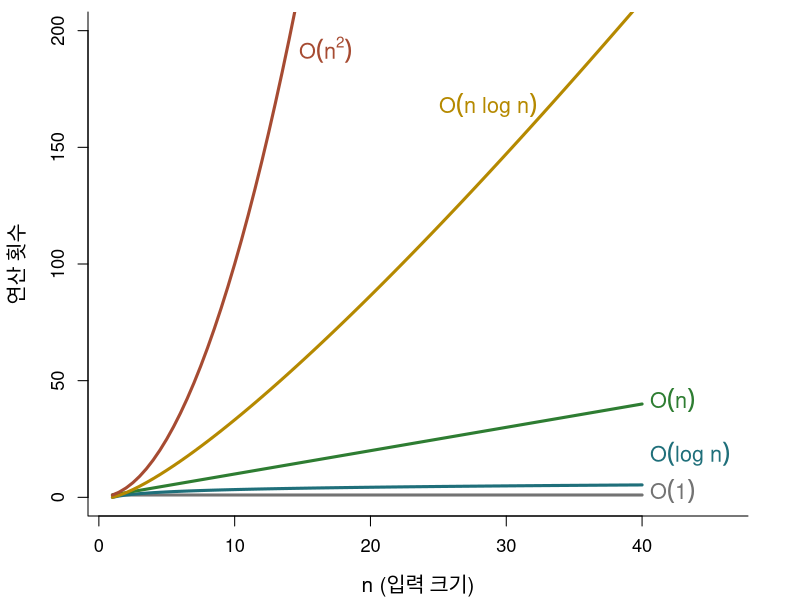
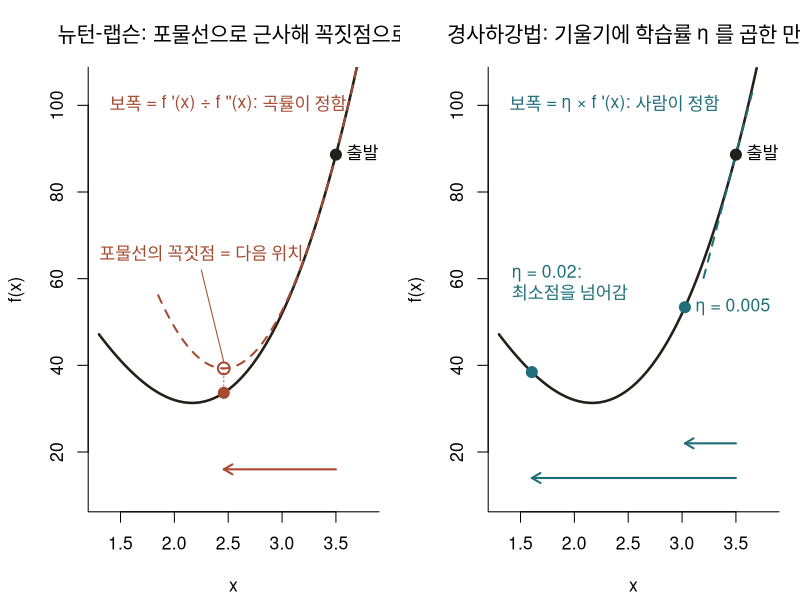
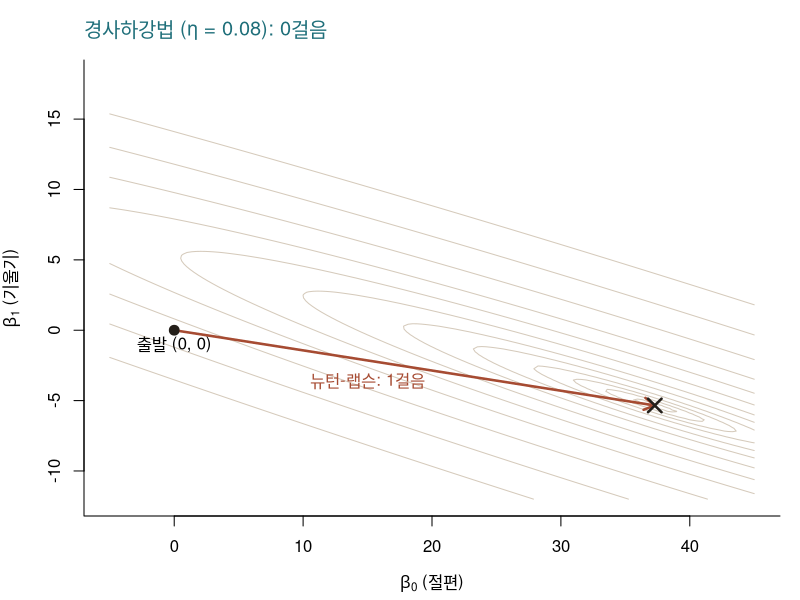
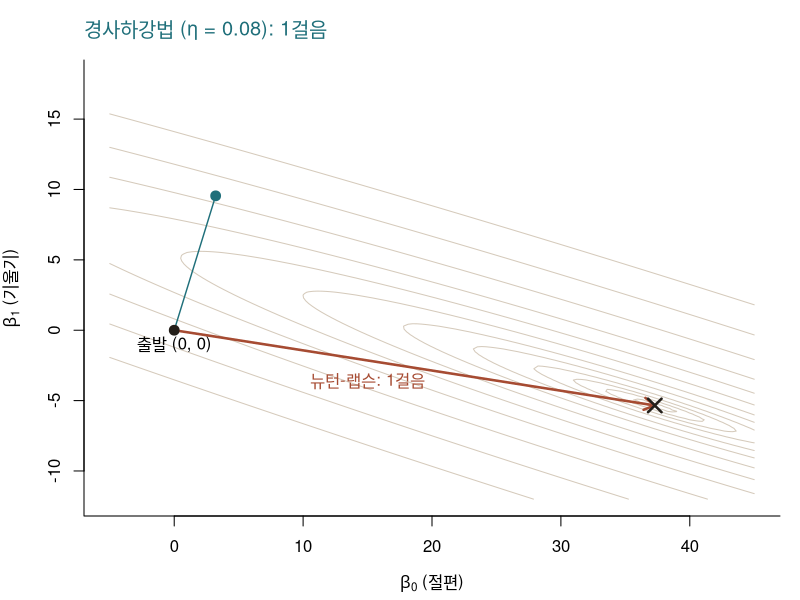
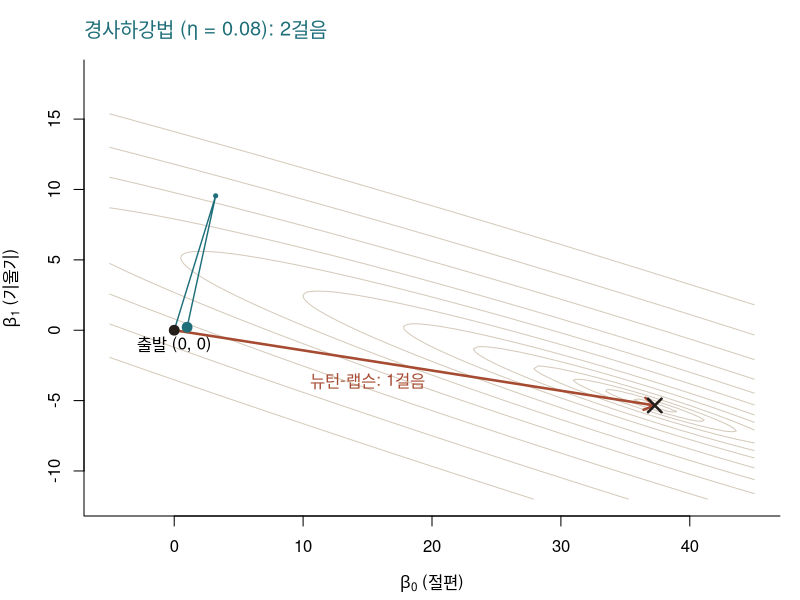
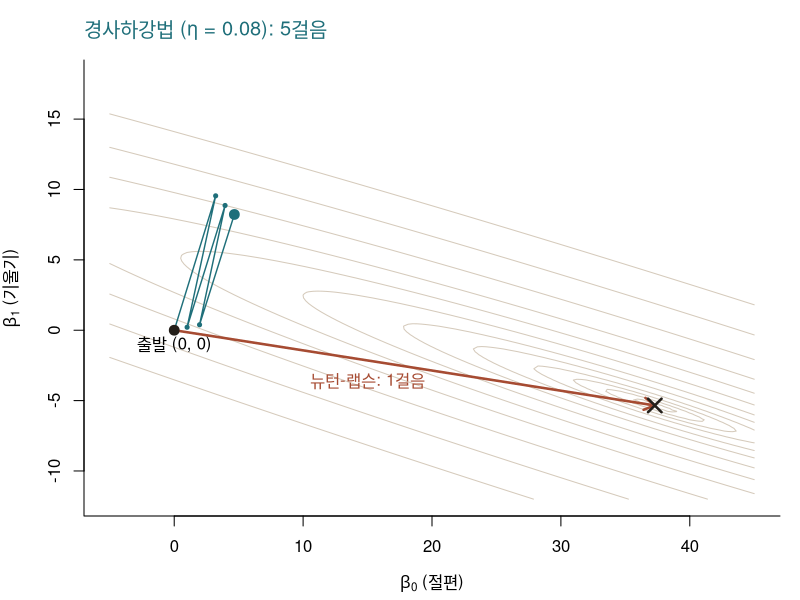
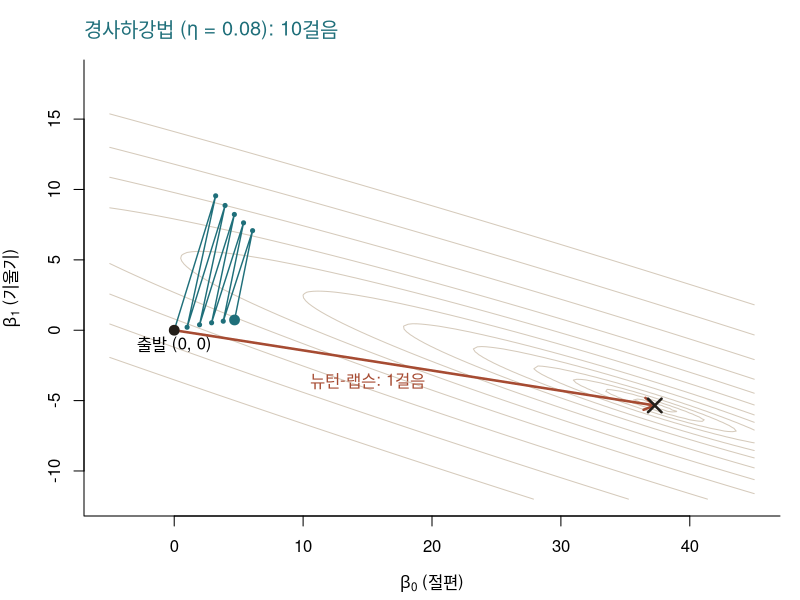
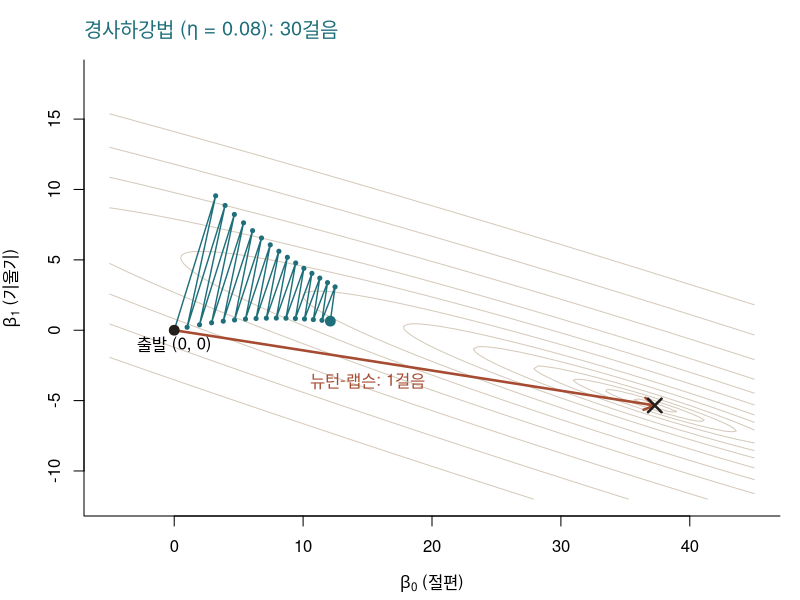

Source code (R) for these figures, in order:
## ---- chunk 1
library(knitr)

# 슬라이드는 폭이 좁다. 출력 폭을 46자로 접는다.
options(linewidth = 46, width = 46)
hook_output <- knitr::knit_hooks$get("output")
knit_hooks$set(output = function(x, options) {
  if (!is.null(n <- options$linewidth)) {
    x <- knitr:::split_lines(x)
    if (any(nchar(x) > n)) x <- strwrap(x, width = n)
    x <- paste(x, collapse = "\n")
  }
  hook_output(x, options)
})
## ---- chunk 2
half_count <- function(pages) {
  count <- 0
  while (pages > 1) {
    pages <- ceiling(pages / 2)   # 없는 쪽 절반을 버림
    count <- count + 1
  }
  count
}
sapply(c(1000, 10000, 1e6), half_count)
## ---- chunk 3
clean_room <- function(n_row, n_col) {
  visit <- matrix(0L, n_row, n_col)  # 청소 순서
  step <- 0L
  for (i in seq_len(n_row)) {          # 1. 한 줄씩
    cols <- seq_len(n_col)
    if (i %% 2 == 0) cols <- rev(cols) # 3. 방향 반대로
    for (j in cols) {                  # 2. 줄 끝까지
      step <- step + 1L
      visit[i, j] <- step
    }
  }
  visit                                # 4. 멈춤
}
clean_room(4, 6)
## ---- chunk 4
prealloc_vec <- function(n) {
  x <- numeric(n)
  for (i in seq_len(n)) x[i] <- i
  x
}
grow_vec <- function(n) {
  x <- NULL
  for (i in seq_len(n)) x <- c(x, i)
  x
}
## ---- chunk 5
identical(prealloc_vec(1000), as.numeric(grow_vec(1000)))
## ---- chunk 6
#| output-location: fragment
n <- 50000
data.frame(
  방식 = c("사전 할당", "이어 붙이기"),
  초 = c(system.time(prealloc_vec(n))[["elapsed"]],
         system.time(grow_vec(n))[["elapsed"]])
)
## ---- chunk 7
n <- c(10, 100, 1000, 1e6)
fmt <- function(x) format(x, big.mark = ",", scientific = FALSE)
tab <- data.frame(
  n = fmt(n),
  o1 = c("1", "1", "1", "1"),
  ologn = c("3", "7", "10", "20"),
  on = fmt(n),
  onlogn = fmt(round(n * log2(n))),
  on2 = c(fmt(n[1:3]^2), "1e+12"),
  o2n = c("1,024", "1.3e+30", "1.1e+301", "9.9e+301029")
)
names(tab) <- c("n", "O(1)", "O(log n)", "O(n)", "O(n log n)", "O(n^2)", "O(2^n)")
kable(tab, align = rep("r", 7))
## ---- chunk 8
op <- par(mar = c(4.2, 4.4, 0.6, 2.6))
nn <- seq(1, 40, by = 0.5)
plot(range(nn), c(0, 200), xlim = c(1, 46), type = "n", xlab = "n (입력 크기)",
     ylab = "연산 횟수", bty = "l", cex.lab = 1.25, cex.axis = 1.1)
lines(nn, rep(1, length(nn)), lwd = 3, col = "grey45")
lines(nn, log2(nn), lwd = 3, col = "#1F6F7A")
lines(nn, nn, lwd = 3, col = "#2E7D32")
lines(nn, nn * log2(nn), lwd = 3, col = "#B58900")
lines(nn, nn^2, lwd = 3, col = "#A64B32")
text(40, 1, expression(O(1)), pos = 4, offset = 0.4, col = "grey45", cex = 1.3)
text(40, 17, expression(O(log~n)), pos = 4, offset = 0.4, col = "#1F6F7A", cex = 1.3)
text(40, 40, expression(O(n)), pos = 4, offset = 0.4, col = "#2E7D32", cex = 1.3)
text(33, 33 * log2(33), expression(O(n~log~n)), pos = 2, col = "#B58900", cex = 1.3)
text(14, 190, expression(O(n^2)), pos = 4, col = "#A64B32", cex = 1.3)
par(op)
## ---- chunk 9
recursive_sum <- function(n) {
  if (n == 1) return(n)      # 1. 종료 조건
  n + recursive_sum(n - 1)   # 2. 작게 호출, 3. n 을 더함
}
## ---- chunk 10
#| collapse: true
recursive_sum(3)
recursive_sum(10)      # 1 + 2 + ... + 10
## ---- chunk 11
sum_trace <- function(n, depth = 0) {
  pad <- strrep("  ", depth)          # 깊이만큼 들여쓰기
  cat(pad, "S(", n, ") 호출\n", sep = "")
  if (n == 1) s <- n                  # 1. 종료 조건
  else s <- n + sum_trace(n - 1, depth + 1)   # 2, 3
  cat(pad, "S(", n, ") = ", s, " 반환\n", sep = "")
  s
}
sum_trace(3)
## ---- chunk 12
#| output-location: fragment
tryCatch(recursive_sum(0),
         error = function(e) cat("오류:", conditionMessage(e), "\n"))
## ---- chunk 13
recursive_sum2 <- function(n) {
  if (n <= 1) return(n)          # 1. 종료 조건: 1 이하
  n + recursive_sum2(n - 1)      # 2, 3. 작게 호출, 더함
}
c(recursive_sum2(0), recursive_sum2(1), recursive_sum2(100))
## ---- chunk 14
#| collapse: true
factorial_manual <- function(n) {
  if (n == 0) return(1)          # 1. 종료 조건
  n * factorial_manual(n - 1)    # 2. 작게 호출, 3. 곱함
}
factorial_manual(4)
all(sapply(0:10, factorial_manual) == factorial(0:10))
## ---- chunk 15
#| collapse: true
move_hanoi <- function(k, from, to, via) {
  if (k == 1) {                                        # 1.
    cat(sprintf("원판 1: %s -> %s\n", from, to))
  } else {
    move_hanoi(k - 1, from = from, to = via, via = to) # 2.
    cat(sprintf("원판 %d: %s -> %s\n", k, from, to))    # 3.
    move_hanoi(k - 1, from = via, to = to, via = from) # 4.
  }
}
move_hanoi(3, "A", "C", "B")
## ---- chunk 16
#| output-location: fragment
recursive_sum2(1000)                     # 깊이 1000: 정상

tryCatch(recursive_sum2(5000),           # 깊이 5000: 중첩 한계
         error = function(e) cat("오류:", conditionMessage(e), "\n"))
## ---- chunk 17
#| collapse: true
iterative_sum <- function(n) {
  s <- 0                          # 누적 변수 하나: O(1)
  for (i in seq_len(n)) s <- s + i
  s
}
iterative_sum(5000)               # 깊이 제한 없음
## ---- chunk 18
linear_search <- function(target, vec) {
  for (i in seq_along(vec)) {         # 1. 하나씩
    if (vec[i] == target) return(i)   # 2. 찾으면 위치
  }
  NA_integer_                         # 3. 끝까지 없음
}
## ---- chunk 19
#| collapse: true
v8 <- c(3, 8, 15, 21, 30, 42, 57, 64)
linear_search(42, v8)          # 6번 비교
linear_search(10, v8)          # 8번 모두 비교
linear_search(10, numeric(0))  # 빈 벡터
## ---- chunk 20
binary_search <- function(target, ovec, verbose = FALSE) {
  lo <- 1L; hi <- length(ovec)
  while (lo <= hi) {
    mid <- (lo + hi) %/% 2L
    if (verbose) cat(sprintf("lo=%d hi=%d mid=%d 값=%g\n",
                             lo, hi, mid, ovec[mid]))
    if (ovec[mid] == target) return(mid)
    if (ovec[mid] > target) hi <- mid - 1L
    else lo <- mid + 1L
  }
  NA_integer_
}
## ---- chunk 21
#| collapse: true
binary_search(57, v8, verbose = TRUE)
binary_search(10, v8, verbose = TRUE)
## ---- chunk 22
#| collapse: true
u8 <- c(3, 8, 15, 64, 30, 42, 57, 21)
binary_search(21, u8, verbose = TRUE)
which(u8 == 21)
## ---- chunk 23
rbinary_search <- function(target, ovec, minL, maxL) {
  if (maxL <= minL) return(NA_integer_)
  midL <- floor((minL + maxL) / 2)
  if (ovec[midL] > target) {
    rbinary_search(target, ovec, minL, midL - 1)
  } else if (ovec[midL] < target) {
    rbinary_search(target, ovec, midL + 1, maxL)
  } else {
    return(midL)
  }
}
set.seed(1)
x <- sort(sample(1:100, 20))
## ---- chunk 24
#| collapse: true
# 3.2 의 반복문 구현
all(sapply(x, binary_search, ovec = x) == seq_along(x))

# 재귀 구현
found <- sapply(x, rbinary_search, ovec = x,
                minL = 1, maxL = length(x))
sum(is.na(found))
which(is.na(found))
## ---- chunk 25
#| collapse: true
rbinary_search2 <- function(target, ovec, lo = 1L, hi = length(ovec)) {
  if (lo > hi) return(NA_integer_)          # 탐색 범위가 비었을 때만 종료
  mid <- (lo + hi) %/% 2L
  if (ovec[mid] == target) mid
  else if (ovec[mid] > target) rbinary_search2(target, ovec, lo, mid - 1L)
  else rbinary_search2(target, ovec, mid + 1L, hi)
}
all(sapply(x, rbinary_search2, ovec = x) == seq_along(x))   # 전수 검사
c(rbinary_search2(5, numeric(0)),     # 경계 사례: 빈 벡터,
  rbinary_search2(5, 5),              # 길이 1 인 벡터,
  rbinary_search2(101, x))            # 없는 값
## ---- chunk 26
count_linear <- function(target, vec) {
  n <- 0L
  for (i in seq_along(vec)) { n <- n + 1L; if (vec[i] == target) return(n) }
  n
}
count_binary <- function(target, ovec) {
  lo <- 1L; hi <- length(ovec); n <- 0L
  while (lo <= hi) {
    n <- n + 1L
    mid <- (lo + hi) %/% 2L
    if (ovec[mid] == target) return(n)
    if (ovec[mid] > target) hi <- mid - 1L else lo <- mid + 1L
  }
  n
}
set.seed(1)
sizes <- c(100, 1000, 10000)
cmp <- t(sapply(sizes, function(n) {
  v <- seq_len(n); ks <- sample(v, 100)
  c(선형 = mean(sapply(ks, count_linear, vec = v)),
    이진 = mean(sapply(ks, count_binary, ovec = v)))
}))
kable(data.frame(n = format(sizes, big.mark = ","), round(cmp, 1)), align = "r")
## ---- chunk 27
bubble_sort <- function(x) {
  n <- length(x)
  if (n < 2) return(x)
  for (i in seq_len(n - 1)) {
    for (j in seq_len(n - i)) {
      if (x[j] > x[j + 1]) {
        temp <- x[j]
        x[j] <- x[j + 1]
        x[j + 1] <- temp
      }
    }
  }
  x
}
## ---- chunk 28
#| collapse: true
v6 <- c(5, 2, 4, 6, 1, 3)
bubble_sort(v6)
set.seed(1234); v <- sample(1:100, 15)
identical(bubble_sort(v), sort(v))     # 내장 sort() 와 대조
## ---- chunk 29
insertion_sort <- function(x) {
  n <- length(x)
  if (n < 2) return(x)
  for (i in 2:n) {
    key <- x[i]
    j <- i - 1
    while (j >= 1 && x[j] > key) {
      x[j + 1] <- x[j]
      j <- j - 1
    }
    x[j + 1] <- key
  }
  x
}
## ---- chunk 30
#| collapse: true
insertion_sort(v6)
identical(insertion_sort(v), sort(v))
## ---- chunk 31
smerge <- function(left, right) {
  temp <- numeric(length(left) + length(right))  # 1. 결과 자리
  l <- r <- 1L                                   # 1. 두 맨 앞
  for (i in seq_along(temp)) {                   # 2. 자리마다
    if (r > length(right) ||                     # 2. 오른쪽이 바닥났거나
        (l <= length(left) && left[l] <= right[r])) {  #    왼쪽 ≤ 오른쪽
      temp[i] <- left[l]; l <- l + 1L            #    왼쪽에서 꺼냄
    } else {                                     # 3.
      temp[i] <- right[r]; r <- r + 1L           #    오른쪽에서 꺼냄
    }
  }
  temp
}
## ---- chunk 32
#| collapse: true
smerge(c(2, 4, 5), c(1, 3, 6))          # 손 추적과 대조
smerge(c(1, 4, 9), c(2, 3, 10))
smerge(numeric(0), c(1, 3))             # 경계: 한쪽이 빈 벡터
## ---- chunk 33
#| collapse: true
merge_sort <- function(x) {
  n <- length(x)
  if (n <= 1) return(x)                   # 1. 종료 조건
  mid <- n %/% 2L                         # 2. 반으로 나눔
  left  <- merge_sort(x[1:mid])           # 3. 앞 절반 재귀
  right <- merge_sort(x[(mid + 1):n])     # 3. 뒤 절반 재귀
  smerge(left, right)                     # 4. 합치기
}
merge_sort(v6)
identical(merge_sort(v), as.numeric(sort(v)))
## ---- chunk 34
quick_sort <- function(x) {
  if (length(x) <= 1) return(x)
  pivot <- x[1]
  small <- x[x < pivot]
  same  <- x[x == pivot]
  big   <- x[x > pivot]
  c(quick_sort(small), same, quick_sort(big))
}
## ---- chunk 35
quick_trace <- function(x, depth = 0) {
  if (length(x) <= 1) return(x)
  pivot <- x[1]
  small <- x[x < pivot]
  big <- x[x > pivot]
  cat(strrep("  ", depth), "[", paste(small, collapse = " "), "] ", pivot,
      " [", paste(big, collapse = " "), "]\n", sep = "")
  c(quick_trace(small, depth + 1), x[x == pivot], quick_trace(big, depth + 1))
}
## ---- chunk 36
#| collapse: true
quick_sort(v6)
identical(quick_sort(v), sort(v))
res <- quick_trace(v6)    # [작은 무리] 기준값 [큰 무리]
## ---- chunk 37
res <- quick_trace(1:6)
## ---- chunk 38
#| output-location: fragment
set.seed(1)
identical(quick_sort(sample(5000)), 1:5000)
tryCatch(quick_sort(1:5000),
         error = function(e) conditionMessage(e))
## ---- chunk 39
bubble_count <- function(x) {
  n <- length(x); cnt <- 0
  for (i in seq_len(n - 1)) for (j in seq_len(n - i)) {
    cnt <- cnt + 1
    if (x[j] > x[j + 1]) { temp <- x[j]; x[j] <- x[j + 1]; x[j + 1] <- temp }
  }
  cnt
}
insertion_count <- function(x) {
  n <- length(x); cnt <- 0
  if (n < 2) return(cnt)
  for (i in 2:n) {
    key <- x[i]; j <- i - 1
    while (j >= 1) {
      cnt <- cnt + 1
      if (x[j] <= key) break
      x[j + 1] <- x[j]; j <- j - 1
    }
    x[j + 1] <- key
  }
  cnt
}
merge_count <- function(x) {
  sort_count <- function(x) {
    n <- length(x)
    if (n <= 1) return(list(x = x, cnt = 0))
    mid <- n %/% 2L
    a <- sort_count(x[1:mid]); b <- sort_count(x[(mid + 1):n])
    left <- a$x; right <- b$x
    out <- numeric(n); l <- r <- 1L; cnt <- a$cnt + b$cnt
    for (i in seq_len(n)) {
      both <- l <= length(left) && r <= length(right)
      if (both) cnt <- cnt + 1
      if ((both && left[l] <= right[r]) || r > length(right)) {
        out[i] <- left[l]; l <- l + 1L
      } else {
        out[i] <- right[r]; r <- r + 1L
      }
    }
    list(x = out, cnt = cnt)
  }
  sort_count(x)$cnt
}
quick_count <- function(x) {
  if (length(x) <= 1) return(0)
  pivot <- x[1]
  (length(x) - 1) + quick_count(x[x < pivot]) + quick_count(x[x > pivot])
}
set.seed(1234)
sizes <- c(500, 1000, 2000)
cnt <- t(sapply(sizes, function(n) {
  v <- sample(n)
  c(bubble_count(v), insertion_count(v), merge_count(v), quick_count(v))
}))
f2 <- function(x) format(x, big.mark = ",", scientific = FALSE)
kable(data.frame(
  n = f2(sizes),
  버블 = f2(cnt[, 1]),
  `n(n-1)/2` = f2(sizes * (sizes - 1) / 2),
  삽입 = f2(cnt[, 2]),
  `n²/4` = f2(sizes^2 / 4),
  병합 = f2(cnt[, 3]),
  퀵 = f2(cnt[, 4]),
  `n log₂n` = f2(round(sizes * log2(sizes))),
  check.names = FALSE), align = "r")
## ---- chunk 40
set.seed(1234)
tm <- t(sapply(sizes, function(n) {
  v <- sample(n)
  c(버블 = system.time(bubble_sort(v))[["elapsed"]],
    삽입 = system.time(insertion_sort(v))[["elapsed"]],
    병합 = system.time(merge_sort(v))[["elapsed"]],
    퀵 = system.time(quick_sort(v))[["elapsed"]])
}))
kable(data.frame(n = f2(sizes), tm), align = "r")
## ---- chunk 41
set.seed(1234)
n <- 1000
inputs <- list(무작위 = sample(n), 정렬됨 = 1:n, 역순 = n:1)
tab <- t(sapply(inputs, function(v) {
  c(버블 = bubble_count(v), 삽입 = insertion_count(v),
    병합 = merge_count(v), 퀵 = quick_count(v))
}))
kable(data.frame(입력 = names(inputs), apply(tab, 2, f2),
                 check.names = FALSE), align = "lrrrr", row.names = FALSE)
## ---- chunk 42
newton <- function(f, fp, x0, tol = 1e-8, max_iter = 50) {
  x <- x0
  path <- matrix(x0, nrow = 1)
  for (iter in seq_len(max_iter)) {
    step <- as.vector(solve(fp(x), f(x)))
    x <- x - step
    path <- rbind(path, x)
    if (max(abs(step)) < tol) break
  }
  list(x = x, iter = iter, path = unname(path))
}
## ---- chunk 43
#| collapse: true
f  <- function(x) 5 * x^3 - 7 * x^2 - 40 * x + 100
fp <- function(x) 15 * x^2 - 14 * x - 40   # 손으로 미분
r <- newton(f, fp, x0 = -5)
r$x
r$iter
f(r$x)                                      # 해에서 f 는 0 인가
## ---- chunk 44
data.frame(반복 = 0:r$iter, x = r$path[, 1],
           fx = f(r$path[, 1]))
## ---- chunk 45
#| collapse: true
roots <- polyroot(c(100, -40, -7, 5))
Re(roots)[abs(Im(roots)) < 1e-8]     # 실근만
## ---- chunk 46
t(sapply(c(-5, -1, 0, 1, 5), function(x0) {
  r <- newton(f, fp, x0)
  c(x0 = x0, x = r$x, iter = r$iter, fx = f(r$x))
}))
## ---- chunk 47
#| collapse: true
fpp <- function(x) 30 * x - 14       # 손으로 구한 f''
D(D(body(f), "x"), "x")              # 기호 미분과 대조
t(sapply(c(-5, -1, 0, 1, 5), function(x0) {
  r <- newton(fp, fpp, x0)           # f, fp 자리에 fp, fpp
  c(x0 = x0, x = r$x, iter = r$iter, f2 = fpp(r$x))
}))
## ---- chunk 48
#| collapse: true
X <- cbind(1, mtcars$wt)                 # 첫 열 = 절편
y <- mtcars$mpg
grad_S <- function(b) -2 * t(X) %*% (y - X %*% b)
hess_S <- function(b) 2 * t(X) %*% X     # b 가 없다
r <- newton(grad_S, hess_S, c(0, 0))
r$path                                   # 0, 1, 2번째 위치
## ---- chunk 49
#| output-location: fragment
coef(lm(mpg ~ wt, data = mtcars))
## ---- chunk 50
#| collapse: true
am <- mtcars$am
prob <- function(b) as.vector(1 / (1 + exp(-X %*% b)))
grad_l <- function(b) t(X) %*% (am - prob(b))      # 기울기
hess_l <- function(b) {                            # 헤세 행렬
  p <- prob(b)
  -t(X) %*% (X * (p * (1 - p)))   # X 의 각 행에 p(1-p) 를 곱함
}
r_logit <- newton(grad_l, hess_l, c(0, 0))
r_logit$x
r_logit$iter
## ---- chunk 51
loglik <- function(b) sum(am * log(prob(b)) + (1 - am) * log(1 - prob(b)))
P <- r_logit$path
kable(data.frame(
  반복 = 0:r_logit$iter, b0 = sprintf("%.6f", P[, 1]), b1 = sprintf("%.6f", P[, 2]),
  로그가능도 = sprintf("%.6f", apply(P, 1, loglik)),
  갱신폭 = c("출발점", sprintf("%.1e", apply(abs(diff(P)), 1, max)))), align = "rrrrr")
## ---- chunk 52
#| output-location: fragment
fit <- glm(am ~ wt, family = binomial,
           data = mtcars)
coef(fit)
## ---- chunk 53
brick <- "#A64B32"; teal <- "#1F6F7A"; ink <- "#241F1A"

# 1차원: 5.4 의 f(x) 에서 한 걸음
f1   <- function(x) 5 * x^3 - 7 * x^2 - 40 * x + 100
f1p  <- function(x) 15 * x^2 - 14 * x - 40
f1pp <- function(x) 30 * x - 14

# 2차원: 5.5 의 회귀, 평균제곱오차의 등고선과 경로
gd_X <- cbind(1, mtcars$wt); gd_y <- mtcars$mpg
gd_grad <- function(b) as.vector(-2 / nrow(gd_X) * t(gd_X) %*% (gd_y - gd_X %*% b))
gd_bhat <- as.vector(solve(t(gd_X) %*% gd_X, t(gd_X) %*% gd_y))
gd_walk <- function(eta, steps) {
  path <- matrix(0, steps + 1, 2)
  for (k in seq_len(steps)) path[k + 1, ] <- path[k, ] - eta * gd_grad(path[k, ])
  path
}
gd_b0 <- seq(-5, 45, length.out = 150)
gd_b1 <- seq(-12, 18, length.out = 150)
gd_mse <- outer(gd_b0, gd_b1, Vectorize(function(a, b) mean((gd_y - a - b * mtcars$wt)^2)))
gd_draw <- function(path, k, eta, note = "") {
  op <- par(mar = c(4.2, 4.2, 3, 1))
  on.exit(par(op))
  contour(gd_b0, gd_b1, gd_mse, levels = c(9, 10, 12, 16, 25, 40, 70, 120, 200, 350, 600, 1000),
          drawlabels = FALSE, col = "#D5CABB", bty = "l",
          xlab = expression(beta[0] * " (절편)"), ylab = expression(beta[1] * " (기울기)"))
  title(main = sprintf("경사하강법 (η = %s): %s걸음%s", eta, format(k, big.mark = ","), note),
        col.main = teal, font.main = 1, adj = 0)
  arrows(0, 0, gd_bhat[1], gd_bhat[2], length = 0.12, lwd = 2.5, col = brick)
  text(15, -3.6, "뉴턴-랩슨: 1걸음", col = brick)
  if (k > 0) {
    lines(path[1:(k + 1), 1], path[1:(k + 1), 2], col = teal, lwd = 1.4)
    points(path[2:(k + 1), 1], path[2:(k + 1), 2], col = teal, pch = 19, cex = 0.55)
    points(path[k + 1, 1], path[k + 1, 2], col = teal, pch = 19, cex = 1.3)
  }
  points(0, 0, pch = 19, col = ink, cex = 1.3)
  text(0, 0, "출발 (0, 0)", pos = 1)
  points(gd_bhat[1], gd_bhat[2], pch = 4, col = ink, cex = 1.8, lwd = 2.5)
}
## ---- chunk 54
op <- par(mfrow = c(1, 2), mar = c(4.2, 4.2, 3.2, 1), cex = 1.05)
x0 <- 3.5
xs <- seq(1.3, 3.8, length.out = 300)
plot(xs, f1(xs), type = "l", lwd = 2.5, col = ink, ylim = c(10, 105), xlab = "x", ylab = "f(x)",
     bty = "l", main = "뉴턴-랩슨: 포물선으로 근사해 꼭짓점으로", font.main = 1)
q <- function(x) f1(x0) + f1p(x0) * (x - x0) + f1pp(x0) / 2 * (x - x0)^2
xq <- seq(1.85, 3.75, length.out = 200)
lines(xq, q(xq), lty = 2, lwd = 2, col = brick)
x1 <- x0 - f1p(x0) / f1pp(x0)
segments(x1, q(x1), x1, f1(x1), lty = 3, col = brick)
points(x1, q(x1), pch = 1, col = brick, cex = 1.5, lwd = 2)
points(c(x0, x1), f1(c(x0, x1)), pch = 19, col = c(ink, brick), cex = 1.4)
text(x0, f1(x0), "출발점", pos = 4)
segments(x1, q(x1) + 1.5, 2.25, 62, col = brick)
text(2.25, 62, "포물선의 꼭짓점 = 다음 위치", pos = 3, col = brick)
arrows(x0, 16, x1, 16, length = 0.1, lwd = 2, col = brick)
text(1.3, 100, "보폭 = f '(x) ÷ f ''(x): 곡률이 정함", pos = 4, col = brick)

plot(xs, f1(xs), type = "l", lwd = 2.5, col = ink, ylim = c(10, 105), xlab = "x", ylab = "f(x)",
     bty = "l", main = "경사하강법: 기울기에 학습률 η 를 곱한 만큼", font.main = 1)
xt <- seq(x0 - 0.3, x0 + 0.15, length.out = 20)
lines(xt, f1(x0) + f1p(x0) * (xt - x0), lty = 2, lwd = 2, col = teal)
x_small <- x0 - 0.005 * f1p(x0)
x_big <- x0 - 0.02 * f1p(x0)
points(c(x0, x_small, x_big), f1(c(x0, x_small, x_big)), pch = 19, col = c(ink, teal, teal), cex = 1.4)
text(x0, f1(x0), "출발점", pos = 4)
text(x_small, f1(x_small), "η = 0.005", pos = 4, col = teal)
text(1.32, 58, "η = 0.02:\n최소점을 넘어감", pos = 4, col = teal)
arrows(x0, 22, x_small, 22, length = 0.1, lwd = 2, col = teal)
arrows(x0, 14, x_big, 14, length = 0.1, lwd = 2, col = teal)
text(1.3, 100, "보폭 = η × f '(x): 사람이 정함", pos = 4, col = teal)
par(op)
## ---- chunk 55
path08 <- gd_walk(0.08, 1272)
path09 <- gd_walk(0.09, 7)
frames <- list(list(path08, 0, "0.08", ""), list(path08, 1, "0.08", ""), list(path08, 2, "0.08", ""),
               list(path08, 5, "0.08", ""), list(path08, 10, "0.08", ""), list(path08, 30, "0.08", ""),
               list(path08, 100, "0.08", ""), list(path08, 400, "0.08", ""), list(path08, 1272, "0.08", ""),
               list(path09, 2, "0.09", ", 튀는 폭이 커짐"), list(path09, 4, "0.09", ", 튀는 폭이 커짐"),
               list(path09, 7, "0.09", ", 튀는 폭이 커짐"))
cat("::: {.r-stack}\n")
for (i in seq_along(frames)) {
  fr <- frames[[i]]
  file <- knitr::fig_path(sprintf("frame-%02d.png", i))
  dir.create(dirname(file), recursive = TRUE, showWarnings = FALSE)
  png(file, width = 944, height = 580, res = 132)
  gd_draw(fr[[1]], fr[[2]], fr[[3]], fr[[4]])
  dev.off()
  attrs <- if (i == 1) "" else sprintf(' .fragment fragment-index="%d"', i - 1)
  cat(sprintf('![](%s){width="100%%"%s}\n\n', file, attrs))
}
cat(":::\n")
## ---- chunk 56
gd_ls <- function(X, y, eta, beta = c(0, 0), tol = 1e-6, max_iters = 1e5) {
  n <- nrow(X)
  for (iter in seq_len(max_iters)) {
    g <- as.vector(-2 / n * t(X) %*% (y - X %*% beta))
    if (sqrt(sum(g^2)) < tol) break
    beta <- beta - eta * g
    if (max(abs(beta)) > 1e6) return(c(eta, NA, NA, NA))
  }
  c(eta, iter, beta)
}
res <- t(sapply(c(0.01, 0.05, 0.08, 0.09), function(eta) gd_ls(X, y, eta)))
kable(data.frame(학습률 = res[, 1],
                 걸음 = ifelse(is.na(res[, 2]), "발산", f2(res[, 2])),
                 b0 = ifelse(is.na(res[, 3]), "", sprintf("%.4f", res[, 3])),
                 b1 = ifelse(is.na(res[, 4]), "", sprintf("%.4f", res[, 4]))),
      align = "rrrr")
## ---- chunk 57
# 생성: Claude Opus 5, 2026-09-11. 수정 없이 그대로 수록.
binary_search_rec <- function(vec, target, lo = 1, hi = length(vec)) {
  if (lo > hi) return(NA_integer_)
  mid <- (lo + hi) %/% 2
  if (vec[mid] == target) return(mid)
  else if (vec[mid] > target) binary_search_rec(vec, target, lo, mid - 1)
  else binary_search_rec(vec, target, mid + 1, hi)
}
## ---- chunk 58
#| output-location: fragment
v <- seq(1, 40, by = 3)
# 1. 전수 검사
c1 <- all(vapply(seq_along(v), function(i) as.integer(binary_search_rec(v, v[i])),
                 integer(1)) == seq_along(v))
# 2. 경계 사례: 빈 벡터, 길이 1인 벡터, 존재하지 않는 값
c2 <- all(is.na(c(binary_search_rec(numeric(0), 5), binary_search_rec(7, 9))))
# 3. 무작위 대조: 정답이 알려진 which() 와 500회 대조
set.seed(20260911)
c3 <- all(replicate(500, {
  w <- sort(sample(1:200, sample(1:60, 1)))
  k <- sample(1:200, 1)
  got <- binary_search_rec(w, k); want <- which(w == k)
  if (length(want) == 0) is.na(got) else (!is.na(got) && got %in% want)
}))

c(전수검사 = c1, 경계사례 = c2, 무작위대조 = c3)
## ---- chunk 59
#| output-location: fragment
d <- c(1, 3, 3, 3, 5, 7)
c(이_구현 = binary_search_rec(d, 3), R의_match = match(3, d))   # 중복값

u <- c(19, 7, 2, 15, 10)                                        # 정렬 안 된 입력
c(반환 = binary_search_rec(u, 19), 실제_위치 = which(u == 19))
